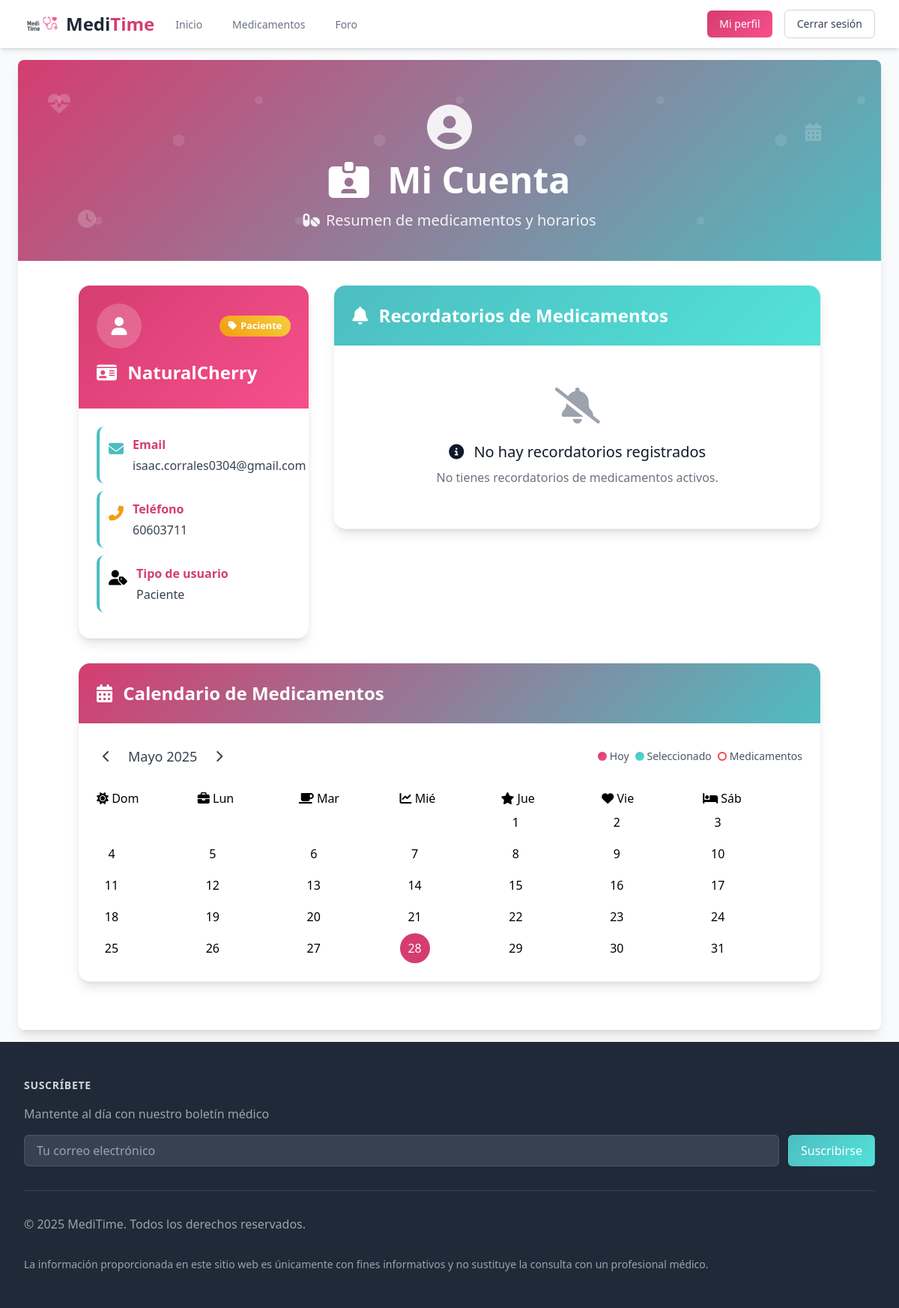
The page /dashboard (signed in) on the database as committed earlier.
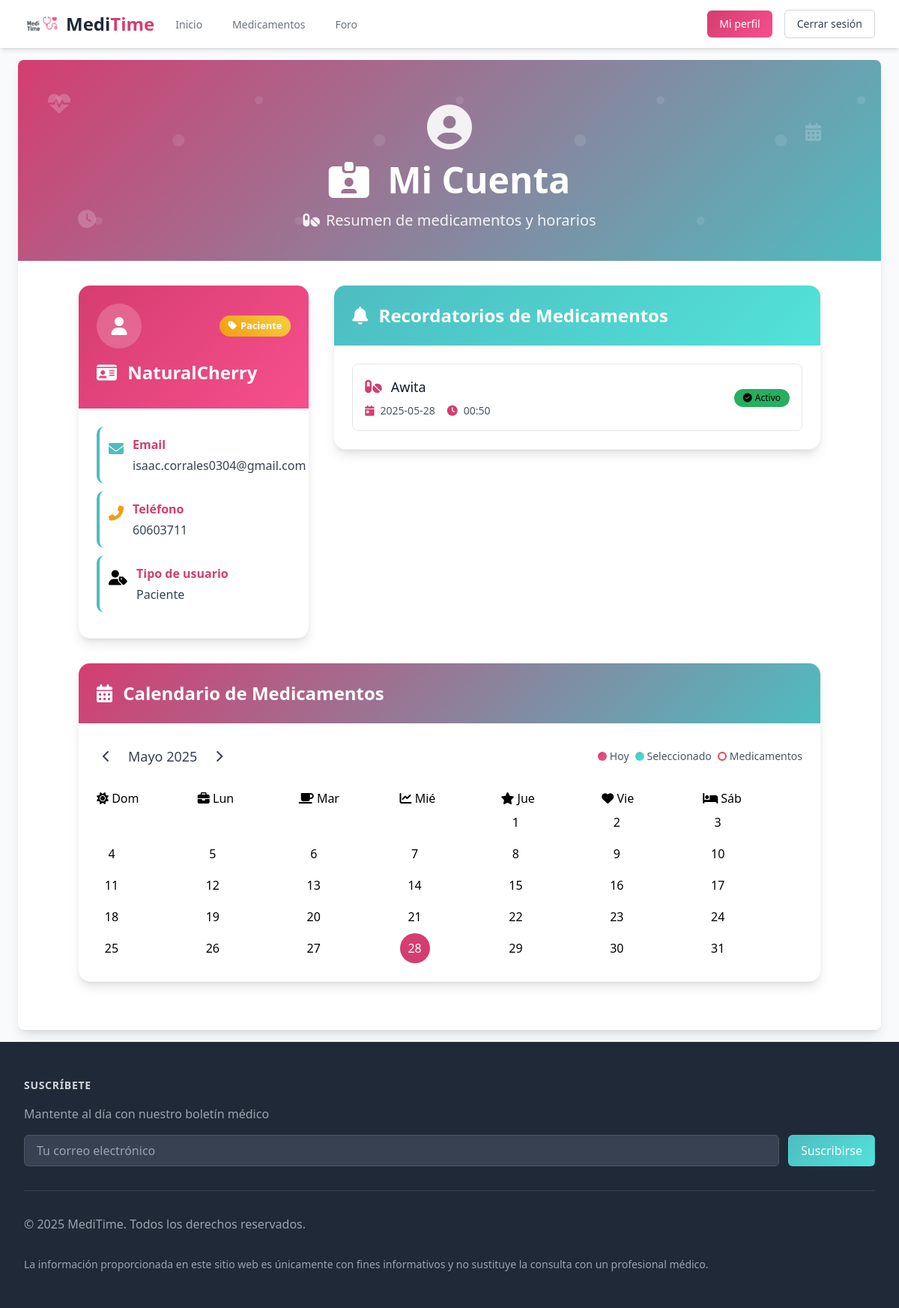
The same page on the database as committed later.
### tables this page shows
CREATE TABLE Usuarios(
            Id INTEGER PRIMARY KEY AUTOINCREMENT,
            Username VARCHAR(25) NOT NULL, 
            Email VARCHAR(100) NOT NULL, 
            Number VARCHAR(100) NOT NULL,
            Type VARCHAR(100) NOT NULL,
            Password VARCHAR(255) NOT NULL
        );

CREATE TABLE Recordatorios (
                id INTEGER PRIMARY KEY AUTOINCREMENT,
                paciente_id INTEGER NOT NULL,
                nombre TEXT NOT NULL,
                dia TEXT NOT NULL,          
                hora TEXT NOT NULL,       
                user_email TEXT NOT NULL,  
                FOREIGN KEY(paciente_id) REFERENCES Usuarios(id)
            );

### server.py (the view)
@app.route('/dashboard')
def dashboard():
    user = session.get('user_id')
    userdata = my_db.get_usuario(user)
    print(userdata)
    return render_template('dashboard.html', userdata=userdata)

### templates/dashboard.html (shortened to what this page needs)
{% extends 'template.html' %}
{% block extra_css %}
<link rel="stylesheet" href="https://cdnjs.cloudflare.com/ajax/libs/font-awesome/6.4.0/css/all.min.css">
<link rel="stylesheet" href="{{ url_for('static', filename='css/calendar.css') }}">
{% endblock %}
{% block content %}
<main class="flex items-center justify-center p-4">
    <div class="bg-white rounded-lg shadow-lg w-full max-w-6xl overflow-hidden">
        <div class="header-container relative">
            <div class="container mx-auto px-4 relative z-10">
                <div class="text-center">
                    <div class="mb-4">
                        <i class="fas fa-user-circle text-6xl text-white opacity-90"></i>
                    </div>
                    <h1 class="text-4xl md:text-5xl font-bold text-white mb-4">
                        <i class="fas fa-id-card-alt mr-3"></i>
                        Mi Cuenta
                    </h1>
                    <p class="text-xl text-white opacity-90">
                        {% if userdata.tipo == 'paciente' %}
                        <i class="fas fa-pills mr-2"></i>Resumen de medicamentos y horarios
                        {% elif userdata.tipo == 'cuidador' %}
                        <i class="fas fa-users mr-2"></i>Gestión de pacientes
                        {% elif userdata.tipo == 'profesional' %}
                        <i class="fas fa-user-md mr-2"></i>Panel profesional
                        {% endif %}
                    </p>
                </div>
            </div>
            <div class="floating-icon top-10 left-10">
                <i class="fas fa-heartbeat text-3xl text-white opacity-20"></i>
            </div>
            <div class="floating-icon top-20 right-20" style="animation-delay: 1s;">
                <i class="fas fa-calendar-alt text-2xl text-white opacity-20"></i>
            </div>
            <div class="floating-icon bottom-10 left-20" style="animation-delay: 2s;">
                <i class="fas fa-clock text-2xl text-white opacity-20"></i>
            </div>
        </div>
        <div class="container mx-auto px-4 py-8">
            <div class="grid grid-cols-1 lg:grid-cols-3 gap-8 mb-8">
                <div
                    class="bg-white rounded-2xl shadow-lg overflow-hidden border border-gray-100 hover-shadow transition-all duration-300 card-hover">
                    <div class="bg-primary p-6 relative">
                        <div class="flex items-center justify-between">
                            <div class="icon-bg">
                                <i class="fas fa-user text-2xl text-white"></i>
                            </div>
                            <div class="category-badge">
                                <i class="fas fa-tag"></i>
                                {{ userdata.tipo|capitalize }}
                            </div>
                        </div>
                        <h2 class="text-2xl font-bold text-white mt-4 mb-2">
                            <i class="fas fa-id-card mr-2"></i>
                            {{ userdata.nombre }}
                        </h2>
                    </div>
                    <div class="p-6">
                        <div class="info-item">
                            <div class="flex items-start gap-3">
                                <i class="fas fa-envelope text-xl text-secondary mt-1"></i>
                                <div>
                                    <h3 class="font-semibold text-primary mb-1">Email</h3>
                                    <p class="text-gray-700">{{ userdata.email }}</p>
                                </div>
                            </div>
                        </div>
                        <div class="info-item">
                            <div class="flex items-start gap-3">
                                <i class="fas fa-phone-alt text-xl text-accent mt-1"></i>
                                <div>
                                    <h3 class="font-semibold text-primary mb-1">Teléfono</h3>
                                    <p class="text-gray-700">{{ userdata.telefono }}</p>
                                </div>
                            </div>
                        </div>
                        <div class="info-item">
                            <div class="flex items-start gap-3">
                                <i class="fas fa-user-tag text-xl text-warning mt-1"></i>
                                <div>
                                    <h3 class="font-semibold text-primary mb-1">Tipo de usuario</h3>
                                    <p class="text-gray-700">{{ userdata.tipo|capitalize }}</p>
                                </div>
                            </div>
                        </div>
                    </div>
                </div>
                <div class="lg:col-span-2">
                    <div class="bg-white rounded-2xl shadow-lg overflow-hidden border border-gray-100">
                        <div class="bg-secondary p-6">
                            <h2 class="text-2xl font-bold text-white">
                                <i class="fas fa-bell mr-2"></i>
                                Recordatorios de Medicamentos
                            </h2>
                        </div>
                        <div class="p-6">
                            {% if userdata.recordatorios %}
                            <div class="space-y-4">
                                {% for recordatorio in userdata.recordatorios %}
                                <div class="reminder-card bg-white rounded-lg p-4 border border-gray-200">
                                    <div class="flex items-center justify-between">
                                        <div class="flex-1">
                                            <div class="flex items-center gap-3 mb-2">
                                                <i class="fas fa-pills text-xl text-primary"></i>
                                                <h3 class="text-lg font-medium text-gray-900">
                                                    {{ recordatorio.Recordatorio }}
                                                </h3>
                                            </div>
                                            <div class="flex flex-wrap gap-4">
                                                <div class="flex items-center text-sm text-gray-600">
                                                    <i class="fas fa-calendar-day text-primary mr-2"></i>
                                                    {{ recordatorio.Día }}
                                                </div>
                                                <div class="flex items-center text-sm text-gray-600">
                                                    <i class="fas fa-clock text-primary mr-2"></i>
                                                    {{ recordatorio['Hora del día'] }}
                                                </div>
                                            </div>
                                        </div>
                                        <div class="ml-4">
                                            <span
                                                class="inline-flex items-center px-3 py-1 rounded-full text-xs font-medium badge-active">
                                                <i class="fas fa-check-circle mr-1"></i>
                                                Activo
                                            </span>
                                        </div>
                                    </div>
                                </div>
                                {% endfor %}
                            </div>
                            {% else %}
                            <div class="text-center py-8">
                                <div class="mb-6">
                                    <i class="fas fa-bell-slash text-5xl text-gray-400 pulse-icon"></i>
                                </div>
                                <h3 class="text-xl font-medium text-gray-900 mb-2">
                                    <i class="fas fa-info-circle mr-2"></i>
                                    No hay recordatorios registrados
                                </h3>
                                <p class="text-gray-500">
                                    {% if userdata.tipo == 'paciente' %}
                                    No tienes recordatorios de medicamentos activos.
                                    {% else %}
                                    No hay recordatorios para mostrar.
                                    {% endif %}
                                </p>
                            </div>
                            {% endif %}
                        </div>
                    </div>
                </div>
            </div>
            <div class="bg-white rounded-2xl shadow-lg overflow-hidden border border-gray-100 mb-8">
                <div class="bg-gradient-main p-6">
                    <h2 class="text-2xl font-bold text-white">
                        <i class="fas fa-calendar-alt mr-2"></i>
                        Calendario de Medicamentos
                    </h2>
                </div>
                <div class="p-6">
                    <div class="flex items-center justify-between mb-6">
                        <div class="flex items-center space-x-4">
                            <button id="prevMonth" class="p-2 rounded-full hover:bg-gray-100 text-gray-700">
                                <i class="fas fa-chevron-left"></i>
                            </button>
                            <h3 id="currentMonth" class="text-lg font-medium text-gray-700"></h3>
                            <button id="nextMonth" class="p-2 rounded-full hover:bg-gray-100 text-gray-700">
                                <i class="fas fa-chevron-right"></i>
                            </button>
                        </div>
                        <div class="flex items-center gap-2">
                            <span class="flex items-center text-sm text-gray-600">
                                <span class="w-3 h-3 rounded-full bg-primary mr-1"></span>
                                Hoy
                            </span>
                            <span class="flex items-center text-sm text-gray-600">
                                <span class="w-3 h-3 rounded-full bg-secondary mr-1"></span>
                                Seleccionado
                            </span>
                            <span class="flex items-center text-sm text-gray-600">
                                <span class="w-3 h-3 rounded-full border-2 border-red-500 mr-1"></span>
                                Medicamentos
                            </span>
                        </div>
                    </div>
                    <div class="calendar-grid">
                        <div class="weekday-header"><i class="fas fa-sun"></i> Dom</div>
                        <div class="weekday-header"><i class="fas fa-briefcase"></i> Lun</div>
                        <div class="weekday-header"><i class="fas fa-coffee"></i> Mar</div>
                        <div class="weekday-header"><i class="fas fa-chart-line"></i> Mié</div>
                        <div class="weekday-header"><i class="fas fa-star"></i> Jue</div>
                        <div class="weekday-header"><i class="fas fa-heart"></i> Vie</div>
                        <div class="weekday-header"><i class="fas fa-bed"></i> Sáb</div>
                    </div>
                    <div id="calendarDays" class="calendar-grid"></div>
                </div>
            </div>
        </div>
    </div>
</main>
</body>
</html>
{% endblock %}

Rows that differ between the two databases and show on the page:
added Recordatorios: Recordatorio "Awita", Día "2025-05-28", hora "00:50"
Other text that changed with them:
text no longer shown: "No hay recordatorios registrados No tienes recordatorios de medicamentos activos."
